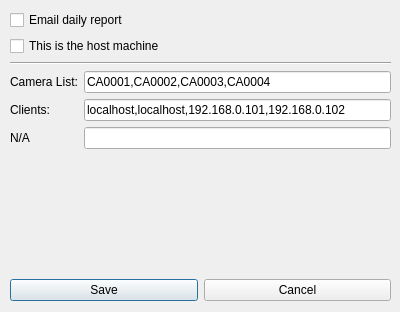
<?xml version="1.0" encoding="UTF-8"?>
<ui version="4.0">
 <class>SystemSetupDialog</class>
 <widget class="QDialog" name="SystemSetupDialog">
  <property name="geometry">
   <rect>
    <x>0</x>
    <y>0</y>
    <width>400</width>
    <height>312</height>
   </rect>
  </property>
  <property name="windowTitle">
   <string>System Setup</string>
  </property>
  <widget class="QWidget" name="verticalLayoutWidget">
   <property name="geometry">
    <rect>
     <x>10</x>
     <y>10</y>
     <width>381</width>
     <height>251</height>
    </rect>
   </property>
   <layout class="QVBoxLayout" name="verticalLayout">
    <item>
     <widget class="QCheckBox" name="email_report_cbox">
      <property name="text">
       <string>Email daily report</string>
      </property>
     </widget>
    </item>
    <item>
     <widget class="QCheckBox" name="i_am_host_cbox">
      <property name="text">
       <string>This is the host machine</string>
      </property>
     </widget>
    </item>
    <item>
     <widget class="Line" name="line">
      <property name="orientation">
       <enum>Qt::Horizontal</enum>
      </property>
     </widget>
    </item>
    <item>
     <layout class="QFormLayout" name="formLayout">
      <item row="1" column="0">
       <widget class="QLabel" name="label">
        <property name="text">
         <string>Camera List:</string>
        </property>
       </widget>
      </item>
      <item row="1" column="1">
       <widget class="QLineEdit" name="camera_list_edit">
        <property name="text">
         <string>CA0001,CA0002,CA0003,CA0004</string>
        </property>
       </widget>
      </item>
      <item row="2" column="0">
       <widget class="QLabel" name="label_2">
        <property name="text">
         <string>Clients:</string>
        </property>
       </widget>
      </item>
      <item row="2" column="1">
       <widget class="QLineEdit" name="client_list_edit">
        <property name="text">
         <string>localhost,localhost,192.168.0.101,192.168.0.102</string>
        </property>
       </widget>
      </item>
      <item row="3" column="0">
       <widget class="QLabel" name="label_3">
        <property name="text">
         <string>N/A</string>
        </property>
       </widget>
      </item>
      <item row="3" column="1">
       <widget class="QLineEdit" name="lineEdit_3"/>
      </item>
     </layout>
    </item>
   </layout>
  </widget>
  <widget class="QWidget" name="horizontalLayoutWidget">
   <property name="geometry">
    <rect>
     <x>10</x>
     <y>270</y>
     <width>381</width>
     <height>41</height>
    </rect>
   </property>
   <layout class="QHBoxLayout" name="horizontalLayout">
    <item>
     <widget class="QPushButton" name="save_system_setup_btn">
      <property name="text">
       <string>Save</string>
      </property>
     </widget>
    </item>
    <item>
     <widget class="QPushButton" name="cancel_system_setup_btn">
      <property name="text">
       <string>Cancel</string>
      </property>
     </widget>
    </item>
   </layout>
  </widget>
 </widget>
 <resources/>
 <connections/>
</ui>
